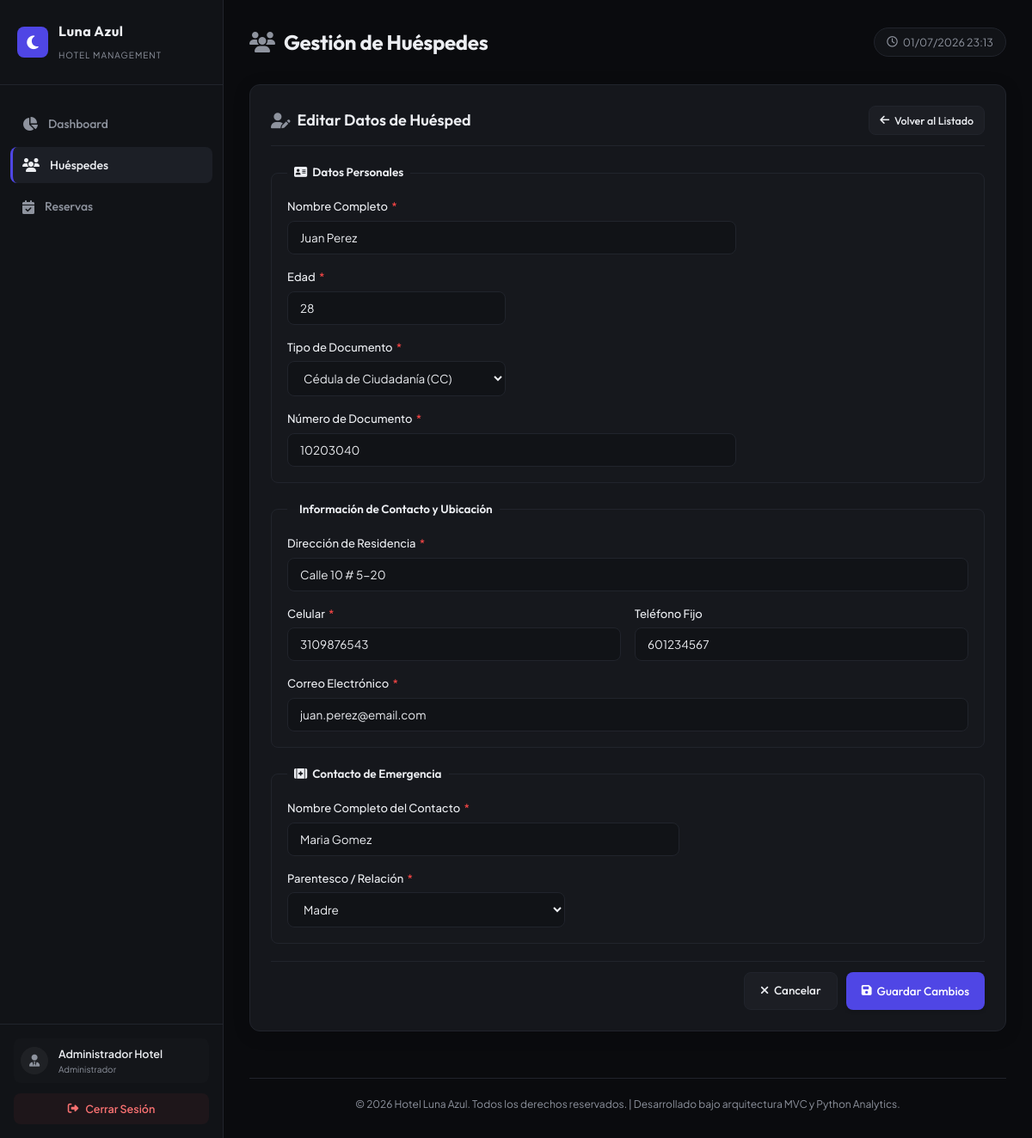
Page /index.php?controller=guests&action=edit&uuid=8a1fb6be-fbc7-4d7a-8b1e-128ff4ef21ee (signed in) on the committed database.
### tables this page shows
CREATE TABLE IF NOT EXISTS `guests` (
  `id` INT AUTO_INCREMENT PRIMARY KEY,
  `uuid` VARCHAR(36) UNIQUE NOT NULL,
  `nombre_completo` VARCHAR(100) NOT NULL,
  `tipo_documento` VARCHAR(20) NOT NULL,  
  `numero_documento` VARCHAR(30) UNIQUE NOT NULL,
  `direccion` VARCHAR(150) NOT NULL,
  `telefono` VARCHAR(20) DEFAULT NULL,
  `celular` VARCHAR(20) NOT NULL,
  `edad` INT NOT NULL,
  `email` VARCHAR(100) NOT NULL,
  `contacto_emergencia` VARCHAR(100) NOT NULL,
  `parentesco_contacto` VARCHAR(50) NOT NULL,
  `created_at` TIMESTAMP DEFAULT CURRENT_TIMESTAMP
);

### controllers/GuestController.php (called while the page is built, shortened)
<?php
require_once __DIR__ . '/../models/Guest.php';
require_once __DIR__ . '/../dtos/GuestDTO.php';
class GuestController {
    private $guestModel;
    public function __construct() {
        $this->guestModel = new Guest();
    }
    public function edit() {
        $uuid = $_GET['uuid'] ?? '';
        $guest = $this->guestModel->getByUuid($uuid);
        $errors = [];
        $data = $guest->toArray();
        require_once __DIR__ . '/../views/guests/edit.php';
    }
}

### models/Guest.php (called while the page is built, shortened)
<?php
require_once __DIR__ . '/../config/database.php';
require_once __DIR__ . '/../dtos/GuestDTO.php';
class Guest {
    private $db;
    private $table = 'guests';
    public function __construct() {
        $this->db = Database::getInstance()->getConnection();
    }
    public function getByUuid($uuid) {
        $query = "SELECT * FROM " . $this->table . " WHERE uuid = :uuid LIMIT 1";
        $stmt = $this->db->prepare($query);
        $stmt->bindParam(':uuid', $uuid);
        $stmt->execute();
        $row = $stmt->fetch();
        return $row ? GuestDTO::fromArray($row) : null;
    }
}

### config/database.php (called while the page is built)
<?php
class Database
{
    private static $instance = null;
    private $conn;
    private $host = '127.0.0.1';
    private $db_name = 'hotel_luna_azul';
    private $username = 'root';
    private $password = 'LunaAzul2026#';
    private function __construct()
    {
        try {
            $this->conn = new PDO(
                "mysql:host=" . $this->host . ";dbname=" . $this->db_name . ";charset=utf8mb4",
                $this->username,
                $this->password,
                [
                    PDO::ATTR_ERRMODE => PDO::ERRMODE_EXCEPTION,
                    PDO::ATTR_DEFAULT_FETCH_MODE => PDO::FETCH_ASSOC,
                    PDO::ATTR_EMULATE_PREPARES => false,
                ]
            );
        } catch (PDOException $exception) {
            die("Database connection error: " . $exception->getMessage());
        }
    }
    public static function getInstance()
    {
        if (self::$instance == null) {
            self::$instance = new Database();
        }
        return self::$instance;
    }
    public function getConnection()
    {
        return $this->conn;
    }
}

### dtos/GuestDTO.php (called while the page is built)
<?php
class GuestDTO {
    public $uuid;
    public $nombreCompleto;
    public $tipoDocumento;
    public $numeroDocumento;
    public $direccion;
    public $telefono;
    public $celular;
    public $edad;
    public $email;
    public $contactoEmergencia;
    public $parentescoContacto;
    public function __construct(
        $uuid,
        $nombreCompleto,
        $tipoDocumento,
        $numeroDocumento,
        $direccion,
        $telefono,
        $celular,
        $edad,
        $email,
        $contactoEmergencia,
        $parentescoContacto
    ) {
        $this->uuid = $uuid;
        $this->nombreCompleto = $nombreCompleto;
        $this->tipoDocumento = $tipoDocumento;
        $this->numeroDocumento = $numeroDocumento;
        $this->direccion = $direccion;
        $this->telefono = $telefono;
        $this->celular = $celular;
        $this->edad = (int)$edad;
        $this->email = $email;
        $this->contactoEmergencia = $contactoEmergencia;
        $this->parentescoContacto = $parentescoContacto;
    }
    public static function fromArray(array $data) {
        return new self(
            $data['uuid'] ?? null,
            $data['nombre_completo'] ?? $data['nombreCompleto'] ?? '',
            $data['tipo_documento'] ?? $data['tipoDocumento'] ?? '',
            $data['numero_documento'] ?? $data['numeroDocumento'] ?? '',
            $data['direccion'] ?? '',
            $data['telefono'] ?? null,
            $data['celular'] ?? '',
            $data['edad'] ?? 0,
            $data['email'] ?? '',
            $data['contacto_emergencia'] ?? $data['contactoEmergencia'] ?? '',
            $data['parentesco_contacto'] ?? $data['parentescoContacto'] ?? ''
        );
    }
    public function toArray() {
        return [
            'uuid' => $this->uuid,
            'nombre_completo' => $this->nombreCompleto,
            'tipo_documento' => $this->tipoDocumento,
            'numero_documento' => $this->numeroDocumento,
            'direccion' => $this->direccion,
            'telefono' => $this->telefono,
            'celular' => $this->celular,
            'edad' => $this->edad,
            'email' => $this->email,
            'contacto_emergencia' => $this->contactoEmergencia,
            'parentesco_contacto' => $this->parentescoContacto
        ];
    }
}

### views/guests/edit.php (the view, shortened to what this page needs)
<?php
require_once __DIR__ . '/../layouts/header.php';
?>
<div class="glass-panel">
  <div class="panel-header">
    <h2><i class="fa-solid fa-user-pen header-icon"></i> Editar Datos de Huésped</h2>
    <a href="index.php?controller=guests&action=index" class="btn btn-secondary btn-sm">
      <i class="fa-solid fa-arrow-left"></i> Volver al Listado
    </a>
  </div>
  <div class="panel-body">
    <form action="index.php?controller=guests&action=edit&uuid=<?php echo htmlspecialchars($uuid); ?>" method="POST" id="guest-form" class="form-grid-layout" onsubmit="return validateGuestForm()">
      <fieldset class="form-fieldset">
        <legend><i class="fa-solid fa-address-card"></i> Datos Personales</legend>
        <div class="form-row">
          <div class="form-group col-8">
            <label for="nombre_completo">Nombre Completo <span class="required">*</span></label>
            <input
              type="text"
              id="nombre_completo"
              name="nombre_completo"
              placeholder="Ej. Juan Carlos Pérez Gomez"
              value="<?php echo htmlspecialchars($data['nombre_completo'] ?? ''); ?>"
              class="<?php echo isset($errors['nombre_completo']) ? 'input-error' : ''; ?>"
            >
          </div>
          <div class="form-group col-4">
            <label for="edad">Edad <span class="required">*</span></label>
            <input
              type="number"
              id="edad"
              name="edad"
              min="1"
              max="120"
              placeholder="Ej. 30"
              value="<?php echo htmlspecialchars($data['edad'] ?? ''); ?>"
              class="<?php echo isset($errors['edad']) ? 'input-error' : ''; ?>"
            >
          </div>
        </div>
        <div class="form-row">
          <div class="form-group col-4">
            <label for="tipo_documento">Tipo de Documento <span class="required">*</span></label>
            <select
              id="tipo_documento"
              name="tipo_documento"
              class="<?php echo isset($errors['tipo_documento']) ? 'input-error' : ''; ?>"
            >
              <option value="CC" <?php echo ($data['tipo_documento'] ?? '') === 'CC' ? 'selected' : ''; ?>>Cédula de Ciudadanía (CC)</option>
            </select>
          </div>
          <div class="form-group col-8">
            <label for="numero_documento">Número de Documento <span class="required">*</span></label>
            <input
              type="text"
              id="numero_documento"
              name="numero_documento"
              placeholder="Ej. 10203040"
              value="<?php echo htmlspecialchars($data['numero_documento'] ?? ''); ?>"
              class="<?php echo isset($errors['numero_documento']) ? 'input-error' : ''; ?>"
            >
          </div>
        </div>
      </fieldset>
      <fieldset class="form-fieldset">
        <legend><i class="fa-solid fa-circle-phone"></i> Información de Contacto y Ubicación</legend>
        <div class="form-row">
          <div class="form-group col-12">
            <label for="direccion">Dirección de Residencia <span class="required">*</span></label>
            <input
              type="text"
              id="direccion"
              name="direccion"
              placeholder="Ej. Calle 45 # 12-30, Apto 301"
              value="<?php echo htmlspecialchars($data['direccion'] ?? ''); ?>"
              class="<?php echo isset($errors['direccion']) ? 'input-error' : ''; ?>"
              autocomplete="street-address"
            >
          </div>
        </div>
        <div class="form-row">
          <div class="form-group col-6">
            <label for="celular">Celular <span class="required">*</span></label>
            <input
              type="tel"
              id="celular"
              name="celular"
              placeholder="Ej. 3101234567"
              value="<?php echo htmlspecialchars($data['celular'] ?? ''); ?>"
              class="<?php echo isset($errors['celular']) ? 'input-error' : ''; ?>"
              autocomplete="tel"
            >
          </div>
          <div class="form-group col-6">
            <label for="telefono">Teléfono Fijo</label>
            <input
              type="tel"
              id="telefono"
              name="telefono"
              placeholder="Ej. 6012345678"
              value="<?php echo htmlspecialchars($data['telefono'] ?? ''); ?>"
              autocomplete="tel"
            >
          </div>
        </div>
        <div class="form-row">
          <div class="form-group col-12">
            <label for="email">Correo Electrónico <span class="required">*</span></label>
            <input
              type="email"
              id="email"
              name="email"
              placeholder="Ej. huesped@email.com"
              value="<?php echo htmlspecialchars($data['email'] ?? ''); ?>"
              class="<?php echo isset($errors['email']) ? 'input-error' : ''; ?>"
              autocomplete="email"
            >
          </div>
        </div>
      </fieldset>
      <fieldset class="form-fieldset">
        <legend><i class="fa-solid fa-kit-medical"></i> Contacto de Emergencia</legend>
        <div class="form-row">
          <div class="form-group col-7">
            <label for="contacto_emergencia">Nombre Completo del Contacto <span class="required">*</span></label>
            <input
              type="text"
              id="contacto_emergencia"
              name="contacto_emergencia"
              placeholder="Ej. María Josefa Rodriguez"
              value="<?php echo htmlspecialchars($data['contacto_emergencia'] ?? ''); ?>"
              class="<?php echo isset($errors['contacto_emergencia']) ? 'input-error' : ''; ?>"
            >
          </div>
          <div class="form-group col-5">
            <label for="parentesco_contacto">Parentesco / Relación <span class="required">*</span></label>
            <select
              id="parentesco_contacto"
              name="parentesco_contacto"
              class="<?php echo isset($errors['parentesco_contacto']) ? 'input-error' : ''; ?>"
            >
              <option value="Madre" <?php echo ($data['parentesco_contacto'] ?? '') === 'Madre' ? 'selected' : ''; ?>>Madre</option>
            </select>
          </div>
        </div>
      </fieldset>
      <div class="form-actions-bar">
        <a href="index.php?controller=guests&action=index" class="btn btn-secondary">
          <i class="fa-solid fa-xmark"></i> Cancelar
        </a>
        <button type="submit" class="btn btn-primary">
          <i class="fa-solid fa-floppy-disk"></i> Guardar Cambios
        </button>
      </div>
    </form>
  </div>
</div>
<?php
require_once __DIR__ . '/../layouts/footer.php';
?>

### public/css/style.css (style rules this page uses)
:root { --bg-primary: #0A0B0E; --bg-secondary: #111317; --panel-bg: #15171C; --panel-border: #21242C; --text-main: #ECEEF2; --text-muted: #8E939E; --text-link: #60A5FA; --primary-color: #4F46E5; --primary-hover: #4338CA; --secondary-color: #1C1E24; --secondary-hover: #262932; --success-color: #10B981; --danger-color: #EF4444; --warning-color: #F59E0B; --info-color: #3B82F6; --font-title: 'Outfit', 'Plus Jakarta Sans', system-ui, sans-serif; --font-body: 'Plus Jakarta Sans', system-ui, sans-serif; --border-radius-lg: 12px; --border-radius-md: 8px; --border-radius-sm: 4px; --transition-smooth: all 0.2s ease-in-out; --sidebar-width: 260px; }
* { margin: 0; padding: 0; box-sizing: border-box; }
body { background-color: var(--bg-primary); color: var(--text-main); font-family: var(--font-body); font-size: 15px; line-height: 1.6; overflow-x: hidden; }
a { color: var(--text-link); text-decoration: none; transition: var(--transition-smooth); }
.glass-panel { background: var(--panel-bg); border: 1px solid var(--panel-border); border-radius: var(--border-radius-lg); padding: 24px; margin-bottom: 24px; box-shadow: 0 4px 20px rgba(0, 0, 0, 0.15); }
.panel-header { display: flex; justify-content: space-between; align-items: center; margin-bottom: 20px; padding-bottom: 12px; border-bottom: 1px solid var(--panel-border); }
.panel-header h2 { font-family: var(--font-title); font-size: 18px; font-weight: 600; display: flex; align-items: center; }
.header-icon { margin-right: 8px; color: var(--text-muted); }
.col-7 { width: calc(60% - 10px); }
.col-5 { width: calc(40% - 10px); }
.btn { display: inline-flex; align-items: center; justify-content: center; gap: 6px; padding: 10px 18px; font-family: var(--font-title); font-weight: 500; border-radius: var(--border-radius-md); border: none; cursor: pointer; transition: var(--transition-smooth); font-size: 13.5px; }
.btn-primary { background: var(--primary-color); color: white; box-shadow: 0 2px 4px rgba(0, 0, 0, 0.15); }
.btn-secondary { background: var(--secondary-color); color: var(--text-main); border: 1px solid var(--panel-border); }
.btn-sm { padding: 6px 12px; font-size: 12.5px; }
.form-grid-layout { display: flex; flex-direction: column; gap: 20px; }
.form-fieldset { border: 1px solid var(--panel-border); border-radius: var(--border-radius-md); padding: 18px; background: rgba(255, 255, 255, 0.005); }
.form-fieldset legend { padding: 0 8px; font-family: var(--font-title); font-weight: 600; font-size: 13.5px; color: var(--text-main); display: flex; align-items: center; gap: 6px; }
.form-row { display: flex; gap: 16px; margin-bottom: 16px; flex-wrap: wrap; }
.form-row:last-child { margin-bottom: 0; }
.form-group { display: flex; flex-direction: column; gap: 6px; }
.col-12 { width: 100%; }
.col-8 { width: calc(66.6% - 5px); }
.col-7 { width: calc(58.3% - 6px); }
.col-6 { width: calc(50% - 8px); }
.col-5 { width: calc(41.6% - 6px); }
.col-4 { width: calc(33.3% - 10px); }
.form-group label { font-size: 13px; font-weight: 500; color: var(--text-main); }
.required { color: var(--danger-color); margin-left: 2px; }
.form-group input, .form-group select, .form-group textarea { width: 100%; padding: 10px 14px; background: var(--bg-secondary); border: 1px solid var(--panel-border); border-radius: var(--border-radius-md); color: var(--text-main); font-family: var(--font-body); font-size: 13.5px; outline: none; transition: var(--transition-smooth); }
.form-group input::placeholder { color: rgba(255, 255, 255, 0.15); }
.form-group select option { background: var(--bg-secondary); color: var(--text-main); }
.form-actions-bar { display: flex; justify-content: flex-end; gap: 10px; padding-top: 12px; border-top: 1px solid var(--panel-border); }

### rows in the picture
guests: nombre_completo "Juan Perez", edad "28", tipo_documento "Cédula de Ciudadanía (CC)", numero_documento "10203040", direccion "Calle 10 # 5-20", celular "3109876543", telefono "601234567", email "juan.perez@email.com", contacto_emergencia "Maria Gomez", parentesco_contacto "Madre"

### other values in the picture
$currentUser['nombre_completo'] "Administrador Hotel"
$currentUser['rol'] "Administrador"
